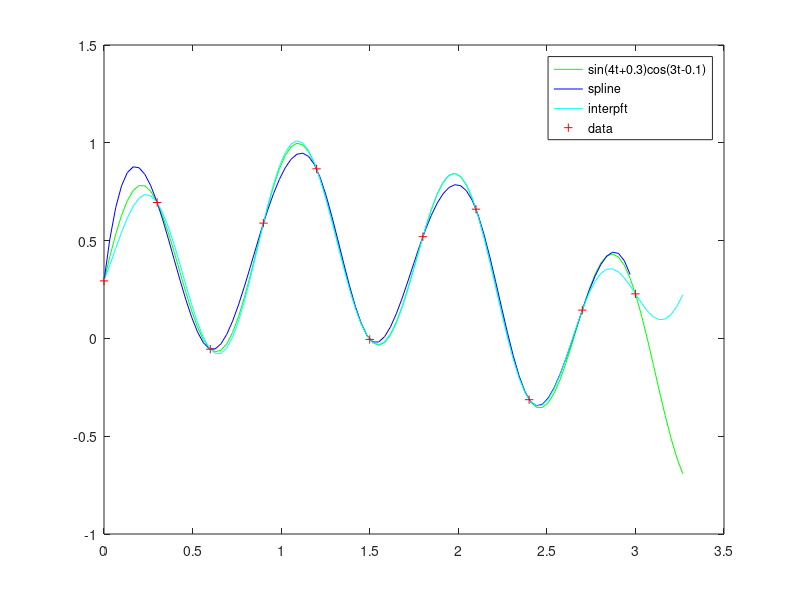

The MATLAB script that drew this image:
#name: Octave Script 2
#language: octave
#output: graphics Graph
#test: OctaveScript2() != null

# https://octave.org/doc/v5.2.0/One_002ddimensional-Interpolation.html

t = 0 : 0.3 : pi; dt = t(2)-t(1);
n = length (t); k = 100;
ti = t(1) + [0 : k-1]*dt*n/k;
y = sin (4*t + 0.3) .* cos (3*t - 0.1);
yp = sin (4*ti + 0.3) .* cos (3*ti - 0.1);
plot (ti, yp, "g", ti, interp1 (t, y, ti, "spline"), "b", ...
      ti, interpft (y, k), "c", t, y, "r+");
legend ("sin(4t+0.3)cos(3t-0.1)", "spline", "interpft", "data");